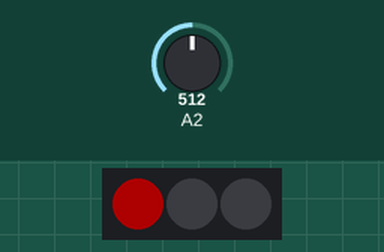
Bench run of a sketch on a simulated ATtiny85, built with avr-gcc and run on an emulated ATtiny85. On the bench: 3 RGB LEDs in strip order, left to right. Inputs (shaded band) come from the test bench; at power-on: A2 = 512. Dim RGB values are drawn brighter than linear; random numbers use the default seed unless the sketch sets one.

Above: at 0.2 s.
1.4 s: A2 set to 1008
At 2.2 s:
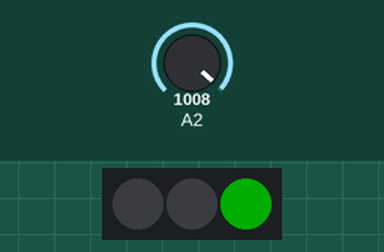
4.9 s: A2 set to 1023
At 4.9 s:
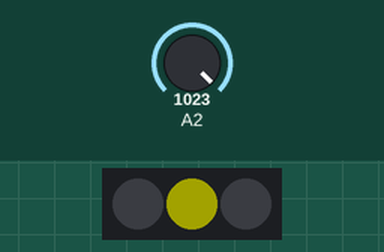
At 7.1 s:
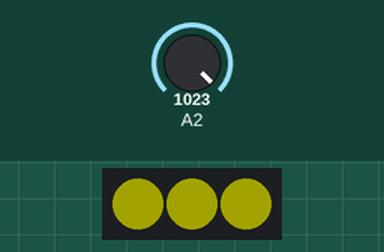
Timing chart, 0 to 37.2 s (numbered marks = the images above; inputs shaded):
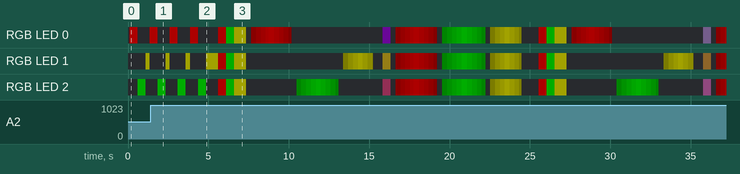

The sketch:

ATTiny85.ino
```cpp
/*

  #NOMASSEMAFOROS
  Código para demo badged de NoMasSemaforos
  by akirasan

  Para programar el ATTiny85:
  - Arduno UNO con firmware cargado "ArduinoISP" (se encuentra en el IDE de Arduino como ejemplo)
  - Seleccionar la placa ATTiny85 (Procesador ATTiny85 / Internal 16MHz)
  - Programador "Arduino as ISP"

*/

#include <Adafruit_NeoPixel.h>
#ifdef __AVR__
#include <avr/power.h>
#endif

#define PIN            3
#define PIN_BOTON      2
#define NUMPIXELS      3

Adafruit_NeoPixel pixels = Adafruit_NeoPixel(NUMPIXELS, PIN, NEO_GRB + NEO_KHZ800);


byte click_boton = 0;
unsigned int estado_boton;
boolean demo_mode = false;

void efecto0() {
  for (byte i = 0; i < 15; i++) {
    pixels.setPixelColor(0, pixels.Color(0, 0, 50));
    pixels.setPixelColor(1, pixels.Color(0, 0, 50));
    pixels.setPixelColor(2, pixels.Color(0, 0, 50));
    pixels.show();
    delay(50);
    pixels.setPixelColor(0, pixels.Color(0, 0, 0));
    pixels.setPixelColor(1, pixels.Color(0, 0, 0));
    pixels.setPixelColor(2, pixels.Color(0, 0, 0));
    pixels.show();
    delay(50);
  }
}

void efecto1() {
  pixels.setPixelColor(0, pixels.Color(255, 0, 0));
  pixels.setPixelColor(1, pixels.Color(0, 0, 0));
  pixels.setPixelColor(2, pixels.Color(0, 0, 0));
  pixels.show();
  delay(500);
  pixels.setPixelColor(0, pixels.Color(0, 0, 0));
  pixels.setPixelColor(1, pixels.Color(0, 0, 0));
  pixels.setPixelColor(2, pixels.Color(0, 255, 0));
  pixels.show();
  delay(500);
  pixels.setPixelColor(0, pixels.Color(0, 0, 0));
  pixels.setPixelColor(1, pixels.Color(180, 180, 0));
  pixels.setPixelColor(2, pixels.Color(0, 0, 0));
  pixels.show();
  delay(250);
}


void efecto2() {
  pixels.setPixelColor(0, pixels.Color(255, 0, 0));
  pixels.setPixelColor(1, pixels.Color(255, 0, 0));
  pixels.setPixelColor(2, pixels.Color(255, 0, 0));
  pixels.show();
  delay(500);
  pixels.setPixelColor(0, pixels.Color(0, 255, 0));
  pixels.setPixelColor(1, pixels.Color(0, 255, 0));
  pixels.setPixelColor(2, pixels.Color(0, 255, 0));
  pixels.show();
  delay(500);
  pixels.setPixelColor(0, pixels.Color(180, 180, 0));
  pixels.setPixelColor(1, pixels.Color(180, 180, 0));
  pixels.setPixelColor(2, pixels.Color(180, 180, 0));
  pixels.show();
  delay(250);
}


void efecto3() {
  pixels.setPixelColor(0, pixels.Color(0, 0, 0));
  pixels.setPixelColor(1, pixels.Color(0, 0, 0));
  pixels.setPixelColor(2, pixels.Color(0, 0, 0));
  pixels.show();

  for (byte i = 0; i < 255; i++) {
    pixels.setPixelColor(0, pixels.Color(i, 0, 0));
    pixels.show();
    delay(5);
  }
  for (byte i = 255; i > 0; i--) {
    pixels.setPixelColor(0, pixels.Color(i, 0, 0));
    pixels.show();
    delay(5);
  }

  delay(100);
  for (byte i = 0; i < 255; i++) {
    pixels.setPixelColor(2, pixels.Color(0, i, 0));
    pixels.show();
    delay(5);
  }
  for (byte i = 255; i > 0; i--) {
    pixels.setPixelColor(2, pixels.Color(0, i, 0));
    pixels.show();
    delay(5);
  }
  delay(200);
  for (byte i = 0; i < 180; i++) {
    pixels.setPixelColor(1, pixels.Color(i, i, 0));
    pixels.show();
    delay(5);
  }
  for (byte i = 180; i > 0; i--) {
    pixels.setPixelColor(1, pixels.Color(i, i, 0));
    pixels.show();
    delay(5);
  }
  delay(50);
}


void efecto4() {
  pixels.setBrightness(25);

  pixels.setPixelColor(0, pixels.Color(random(0, 255), random(0, 255), random(0, 255)));
  pixels.setPixelColor(1, pixels.Color(random(0, 255), random(0, 255), random(0, 255)));
  pixels.setPixelColor(2, pixels.Color(random(0, 255), random(0, 255), random(0, 255)));
  pixels.show();
  delay(random(0, 50));
  pixels.setBrightness(50);
}


void efecto5() {
  pixels.setPixelColor(0, pixels.Color(0, 0, 0));
  pixels.setPixelColor(1, pixels.Color(0, 0, 0));
  pixels.setPixelColor(2, pixels.Color(0, 0, 0));
  pixels.show();

  for (byte i = 0; i < 255; i++) {
    pixels.setPixelColor(0, pixels.Color(i, 0, 0));
    pixels.setPixelColor(1, pixels.Color(i, 0, 0));
    pixels.setPixelColor(2, pixels.Color(i, 0, 0));
    pixels.show();
    delay(5);
  }
  for (byte i = 255; i > 0; i--) {
    pixels.setPixelColor(0, pixels.Color(i, 0, 0));
    pixels.setPixelColor(1, pixels.Color(i, 0, 0));
    pixels.setPixelColor(2, pixels.Color(i, 0, 0));
    pixels.show();
    delay(5);
  }

  delay(100);
  for (byte i = 0; i < 255; i++) {
    pixels.setPixelColor(0, pixels.Color(0, i, 0));
    pixels.setPixelColor(1, pixels.Color(0, i, 0));
    pixels.setPixelColor(2, pixels.Color(0, i, 0));
    pixels.show();
    delay(5);
  }
  for (byte i = 255; i > 0; i--) {
    pixels.setPixelColor(0, pixels.Color(0, i, 0));
    pixels.setPixelColor(1, pixels.Color(0, i, 0));
    pixels.setPixelColor(2, pixels.Color(0, i, 0));
    pixels.show();
    delay(5);
  }
  delay(200);
  for (byte i = 0; i < 180; i++) {
    pixels.setPixelColor(0, pixels.Color(i, i, 0));
    pixels.setPixelColor(1, pixels.Color(i, i, 0));
    pixels.setPixelColor(2, pixels.Color(i, i, 0));
    pixels.show();
    delay(5);
  }
  for (byte i = 180; i > 0; i--) {
    pixels.setPixelColor(0, pixels.Color(i, i, 0));
    pixels.setPixelColor(1, pixels.Color(i, i, 0));
    pixels.setPixelColor(2, pixels.Color(i, i, 0));
    pixels.show();
    delay(5);
  }
  delay(50);
}


void setup() {
  // This is for Trinket 5V 16MHz, you can remove these three lines if you are not using a Trinket
#if defined (__AVR_ATtiny85__)
  if (F_CPU == 16000000) clock_prescale_set(clock_div_1);
#endif

  pinMode(PIN, OUTPUT);
  pixels.begin();
  pixels.setBrightness(50);
  pixels.show();

  estado_boton = analogRead(PIN_BOTON);
  delay(100);
  if (estado_boton == 1023 ) {
    demo_mode = true;
    delay(500);
    efecto0();
  }

}


// Colores GRB
void loop() {

  if (!demo_mode) {
    estado_boton = analogRead(PIN_BOTON);

    // click boton
    if (estado_boton == 1023 ) {
      click_boton++;
      delay(500);
    }

    switch (click_boton) {
      case 1:
        efecto1();
        break;
      case 2:
        efecto2();
        break;
      case 3:
        efecto3();
        break;
      case 4:
        efecto4();
        break;
      case 5:
        efecto5();
        break;
      default:
        click_boton = 1;
        break;
    }
  }
  else {
    efecto1();
    for(byte i=0;i<100;i++){efecto4();}
    efecto2();
    efecto3();
    for(byte i=0;i<100;i++){efecto4();}
    efecto5();
    for(byte i=0;i<100;i++){efecto4();}
  }
}
```

Measured:
- the behaviour switches between 1022 and 1023 on A2 (found by bisection; images 1 and 2)
